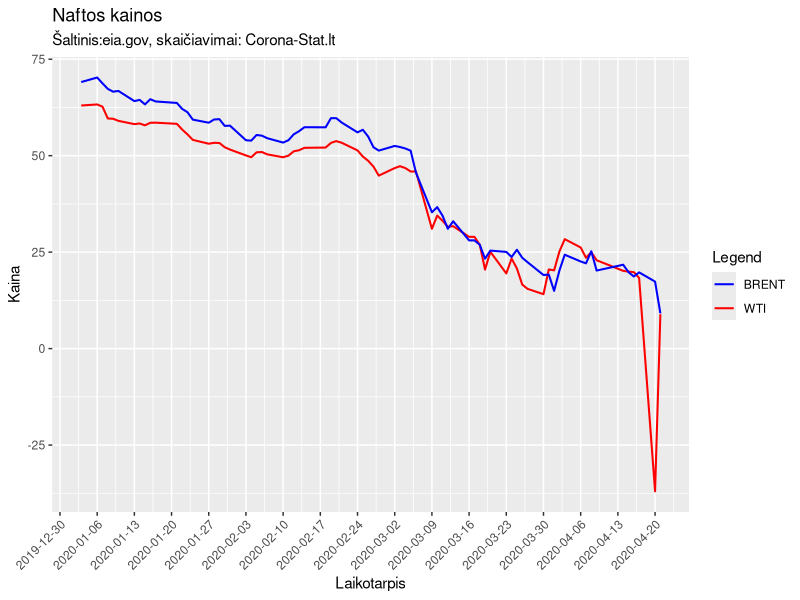

The R source for this figure:

if(!require("tidyverse")) install.packages("tidyverse", dep = T); library("tidyverse")

nafta <- read.csv("nafta.csv")

nafta <- na.omit(nafta)

names(nafta)[1] <- "Data"
names(nafta)[2] <- "WTI"
names(nafta)[3] <- "BRENT"

nafta$Data <- as.Date(nafta$Data)

colors <- c("BRENT" = "blue", "WTI" = "red")

png("./figures/naftos_kainos_WTI_BRENT.png", width = 9, height = 4, units = 'in', res = 200)
ggplot(nafta,aes(x=Data))+
        geom_line(aes(y=WTI,color="WTI"),size=0.7)+
        geom_line(aes(y=BRENT,color="BRENT"),size=0.7)+
        scale_x_date(breaks="1 week")+
        labs(title="Naftos kainos",
             subtitle="Šaltinis:eia.gov, skaičiavimai: Corona-Stat.lt",
             x="Laikotarpis",
             y="Kaina",
             color="Legend")+
        scale_color_manual(values = colors)+
        theme(legend.position="right",
              axis.text.x = element_text(angle = 45, hjust = 1))

dev.off()


        

